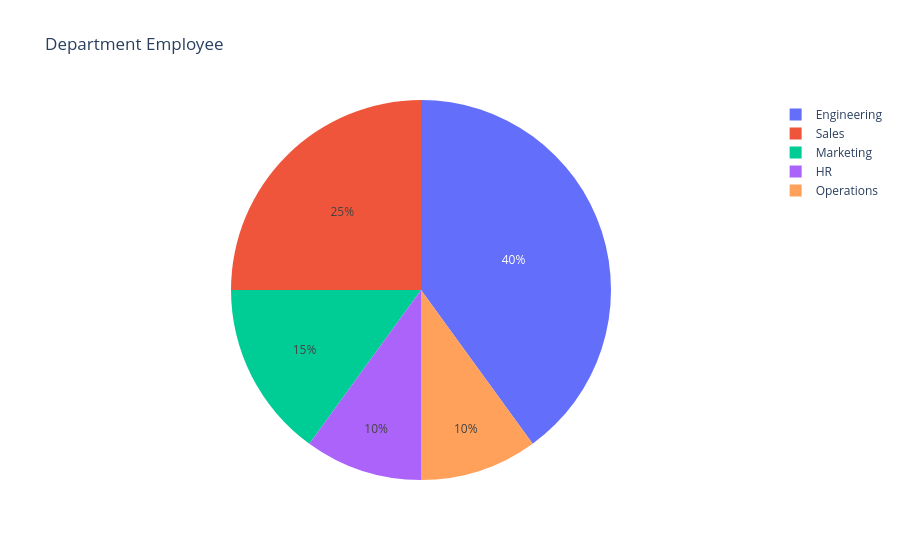

Source (notebook cell):
### Code cell
fig= px.pie(names=["Engineering","Sales","Marketing","HR","Operations"], values=[Engineering,Sales,Marketing,HR,Operations], title= "Department Employee")
fig.show()

### Figure 1 — Plotly figure (JSON) as saved in the notebook; plotly's stock layout.template omitted (floating-point values rounded to 4 significant figures)
{"data": [{"domain": {"x": [0, 1], "y": [0, 1]}, "hovertemplate": "label=%{label}<br>value=%{value}<extra></extra>", "labels": ["Engineering", "Sales", "Marketing", "HR", "Operations"], "legendgroup": "", "name": "", "showlegend": true, "type": "pie", "values": [40, 25, 15, 10, 10]}], "layout": {"legend": {"tracegroupgap": 0}, "title": {"text": "Department Employee"}}}
